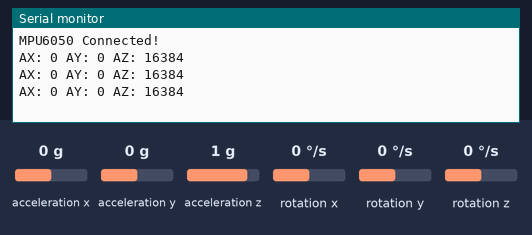
Bench run of a sketch on a simulated ESP32. Parts: the last lines printed to the serial monitor. The test bench sets the inputs (shaded band); at power-on: acceleration x 0 g, acceleration y 0 g, acceleration z 1 g, rotation x 0 °/s, rotation y 0 °/s, rotation z 0 °/s.

Above: at 1.7 s.
1.8 s: acceleration x set to -1.4 g
At 2.4 s:
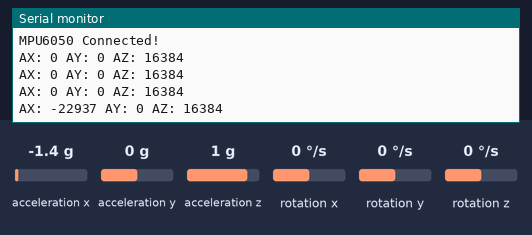
3.3 s: acceleration y set to -1.4 g
At 3.9 s:
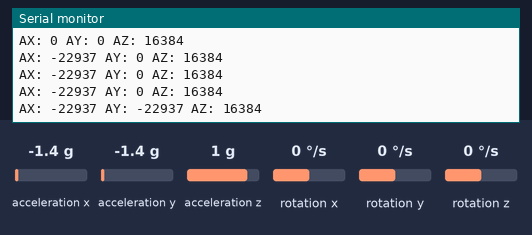
4.8 s: acceleration z set to -1.4 g
At 5.5 s:
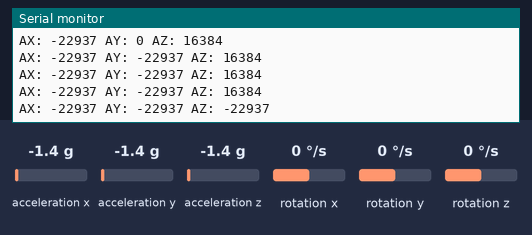

The sketch:

03_mpu6050_initial_readings.ino
```cpp
#include <Wire.h>
#include <MPU6050.h>

MPU6050 mpu;

void setup()
{
    Serial.begin(115200);

    Wire.begin(21, 22);

    mpu.initialize();
    delay(500);

    if (mpu.testConnection())
        Serial.println("MPU6050 Connected!");
    else
        Serial.println("Connection Failed");
}

void loop()
{

    int16_t ax, ay, az;
    int16_t gx, gy, gz;

    mpu.getMotion6(
        &ax, &ay, &az,
        &gx, &gy, &gz);

    Serial.print("AX: ");
    Serial.print(ax);

    Serial.print(" AY: ");
    Serial.print(ay);

    Serial.print(" AZ: ");
    Serial.println(az);

    delay(500);
}
```

Measured:
- after the input at 1.8 s, the serial monitor: prints a new line after 0.21 s (image 1)
- after the input at 3.3 s, the serial monitor: prints a new line after 0.23 s (image 2)
- after the input at 4.8 s, the serial monitor: prints a new line after 0.24 s (image 3)
